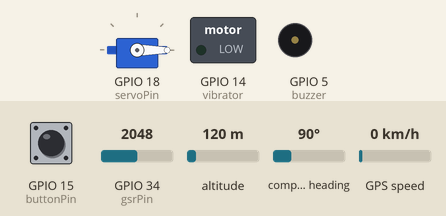
Simulated run of this sketch. Board: ESP32. Shown: servo, switched loads named in the sketch (green lamp = pin HIGH), buzzer (waves = sounding, pin HIGH). Inputs (shaded band) come from the test bench; at power-on: GPIO 15 (buttonPin) HIGH, GPIO 34 (gsrPin) = 2048, altitude 120 m, compass heading 90°, GPS speed 0 km/h. WiFi joins after 1.5 s; servers stay silent unless stated; the GPS gets a fix after 3 s at 37.7749, -122.4194 with 8 satellites; nothing arrives over Bluetooth unless stated; what the sketch prints to the serial monitor is not drawn.

Above: at 2.8 s.
2.9 s: GPIO 15 (buttonPin) pulled LOW for 0.15 s
At 4.1 s:
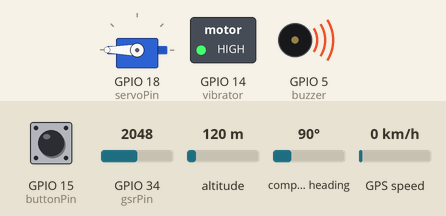
6.6 s: GPIO 15 (buttonPin) pulled LOW for 3.2 s
At 12.6 s:
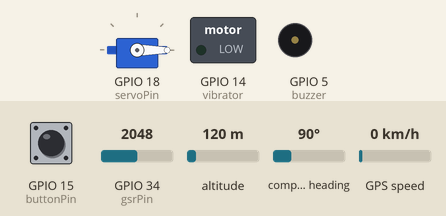
13.1 s: GPIO 15 (buttonPin) pulled LOW for 1 s
At 16.8 s:
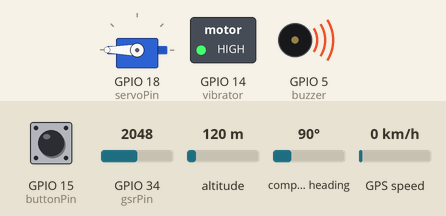
Timing chart, 0 to 18.1 s (numbered marks = the images above; inputs shaded):
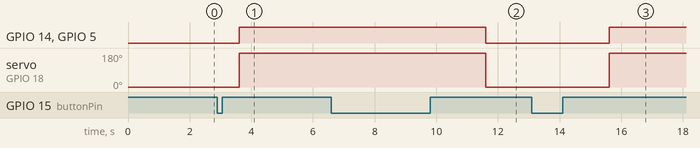

Measured:
- after the input at 2.9 s, GPIO 14 (vibrator), GPIO 5 (buzzer): LOW → HIGH after 0.71 s; servo on GPIO 18 (servoPin): 0° → 180° after 0.71 s
- after the input at 6.6 s, GPIO 14 (vibrator), GPIO 5 (buzzer): HIGH → LOW after 5.0 s; servo on GPIO 18 (servoPin): 180° → 0° after 5.0 s
- after the input at 13.1 s, GPIO 14 (vibrator), GPIO 5 (buzzer): LOW → HIGH after 2.5 s; servo on GPIO 18 (servoPin): 0° → 180° after 2.5 s

The sketch:

finalCode.ino
```cpp
#include<TinyGPSPlus.h>
#include<HardwareSerial.h>
#include "BluetoothSerial.h"
#include <ESP32Servo.h>
#include <WiFi.h>        // ADD THIS
#include <WiFiClientSecure.h> // ADD THIS
#include <WebServer.h>     // <---- ADDED

#if CONFIG_FREERTOS_UNICORE
static const BaseType_t app_cpu=0;
#else
static const BaseType_t app_cpu=1;
#endif

String incomingData = "";
const int gsrPin = 34;
Servo myservo;
static volatile int telegramFlag=0;
static volatile int confirmFlag=1;
String message="Hello, this is a test message from ESP32!";
const int servoPin = 18;
const int buzzer=5;
static volatile uint8_t gsr_flag=0;
static volatile int btnFlag=-1;
static volatile float latitude,longitude;
static volatile uint8_t day,month,year;
static volatile uint8_t hr,minu,sec;
const int heartRate[]={70,90,110,150,90,110,160,70,80,100,180};
const int buttonPin = 15;
const int vibrator = 14;

const char* botToken = "8565751312:AAHQtirqvaUjlrMlnHZKUezJe61nKV5xFJw";  // Your Telegram Bot Token
const char* chatId = "5511807066";  // Replace with your Telegram Chat ID
const char* ssid = "POCO X4 Pro 5G";      // CHANGE
const char* password = "leomalli";  // CHANGE

BluetoothSerial SerialBT;

TinyGPSPlus gps;
HardwareSerial GPS(1);

// ----------------------------------------
//   HTML WEB SERVER FOR DISPLAY
// ----------------------------------------
WebServer server(80);

String htmlStatusPage = "No data yet";

void handleStatus() {
  server.send(200, "text/html", htmlStatusPage);
}

void gsr(void *parameter){
  int sensorValue = 0;
  int gsr_avg = 0;

  // Debounce counters
  int sweatyCounter = 0;
  int noFingerCounter = 0;
  const int needConsecutive = 2; // require 2 consistent readings

  // Thresholds (based on your measurements)
  const int noFingerADCthreshold = 1800;    // ADC >= this => likely no fingers
  const float noFingerRes_kohm = 12.0;      // resistance <= this => treat as no-finger (10 kΩ observed)
  const float wetRes_kohm = 34.0;           // resistance >= this => "wet" (34-66 kΩ reported)
  const float dryResLower_kohm = 24.0;      // low bound for dry range (for reference)
  while(1){
    long sum = 0;
    for (int i = 0; i < 10; i++) {
      sensorValue = analogRead(gsrPin);
      sum += sensorValue;
      vTaskDelay(5/portTICK_PERIOD_MS);
    }
    gsr_avg = sum / 10;

    // ADC -> voltage
    float voltage = gsr_avg * (3.3 / 4095.0);

    // Calculate resistance assuming a 10k pull-down (adjust if your circuit differs)
    float humanRes = (3.3 - voltage) * 10000.0 / voltage; // in ohms
    float humanRes_kohm = humanRes / 1000.0;

    // Print readings
    // Serial.print("Gsr average=: ");
    // Serial.print(gsr_avg);
    Serial.print("Human resistance: ");
    Serial.print(humanRes_kohm, 2);
    Serial.println(" kΩ");

    // // --- Decision logic with simple debounce ---
    // bool isNoFingerByADC = (gsr_avg >= noFingerADCthreshold);
    // bool isNoFingerByRes  = (humanRes_kohm <= noFingerRes_kohm);
    // bool isNoFinger       = (isNoFingerByADC || isNoFingerByRes);

    // if (isNoFinger) {
    //   noFingerCounter++;
    //   sweatyCounter = 0; // reset sweaty counter
    // } else {
    //   noFingerCounter = 0;
    // }

    // // Wet detection: user's "wet" range corresponds to HIGHER resistance
    // bool isWet = (humanRes_kohm >= wetRes_kohm);

    // if (isWet && !isNoFinger) {
    //   sweatyCounter++;
    // } else {
    //   sweatyCounter = 0;
    // }

    // // Act only when we have a couple of consistent readings
    // if (noFingerCounter >= needConsecutive) {
    //   // No fingers inserted — print nothing extra (or optionally show a note)
    //   // Serial.println("No fingers detected"); // optional
    // } else if (sweatyCounter >= needConsecutive) {
    //   Serial.println("Hands are sweaty!");
    //   gsr_flag=1;
    // } else {
    //   // considered dry — print nothing extra
    // }

    // Serial.println();
    vTaskDelay(1000/portTICK_PERIOD_MS);
    }
}

void gpsTask(void *parameter){
  while(1){
    while (GPS.available()) {
      gps.encode(GPS.read());
    }
    if (gps.location.isUpdated()) {
      // Serial.print("Latitude  : ");
      // Serial.println(gps.location.lat(), 6);
      latitude=gps.location.lat();
      // Serial.print("Longitude : ");
      // Serial.println(gps.location.lng(), 6);
      longitude=gps.location.lng();
      // Serial.print("Date (DD/MM/YY): ");
      if (gps.date.isValid()) {
        // Serial.printf("%02d/%02d/%02d\n", gps.date.day(), gps.date.month(), gps.date.year() % 100);
      } else
      // Serial.println("Invalid");
      day=gps.date.day();
      month=gps.date.month();
      year=gps.date.year()%100;
      // Serial.print("Time (IST): ");
      if (gps.time.isValid()) {
        int hour = gps.time.hour() + 5;
        int minute = gps.time.minute() + 30;

        if (minute >= 60) { minute -= 60; hour++; }
        if (hour >= 24) hour -= 24;

        // Serial.printf("%02d:%02d:%02d\n", hour, minute, gps.time.second());
        hr=hour;
        minu=minute;
      } else
      // Serial.println("Invalid");
      sec=gps.time.second();
    }
    vTaskDelay(1000 / portTICK_PERIOD_MS);
  }
}

void button(void *parameter){

  bool lastButtonState = HIGH;     // assuming pull-up
  bool buttonState;
  unsigned long pressedTime = 0;
  unsigned long releasedTime = 0;
  const unsigned long longPressTime = 1500;  // 1.5s long-press duration
  while(1){
    buttonState = digitalRead(buttonPin);

    // Button Pressed (HIGH → LOW)
    if (lastButtonState == HIGH && buttonState == LOW) {
      pressedTime = millis();   // record press moment
    }

    // Button Released (LOW → HIGH)
    else if (lastButtonState == LOW && buttonState == HIGH) {
      releasedTime = millis();
      unsigned long pressDuration = releasedTime - pressedTime;

      if (pressDuration < longPressTime) {
        // SHORT PRESS
        btnFlag = 1;
        // Serial.println("Short Press → flag = 1");
      }
      else {
        // LONG PRESS
        btnFlag = 0;
        // Serial.println("Long Press → flag = 0");
      }
    }
    lastButtonState = buttonState;
    vTaskDelay(100/portTICK_PERIOD_MS);
  }
}

void deterrent(void *parameter) {
  while (1) {
    if (btnFlag == 1) {
      myservo.write(180);
      digitalWrite(buzzer, HIGH);
      digitalWrite(vibrator,HIGH);
      telegramFlag = 1;
    } else if (btnFlag == 0) {
      myservo.write(0);
      digitalWrite(buzzer, LOW);
      digitalWrite(vibrator,LOW);
      telegramFlag = 0;
      confirmFlag = 1;
    }
    vTaskDelay(2000 / portTICK_PERIOD_MS);
  }
}

void heart(void *parameter){
  int listSize=sizeof(heartRate)/sizeof(heartRate[0]);
  while(1){
    for(int i=0;i<listSize;i++){
      Serial.print("Heart rate: ");
      Serial.println(heartRate[i]);
      vTaskDelay(1000/portTICK_PERIOD_MS);
    }
    vTaskDelay(1000/portTICK_PERIOD_MS);
  }
}

void serial(void *paraeters){
  while(1){
    if(Serial.available()>0){
      String input=Serial.readStringUntil('\n');
      btnFlag=input.toInt();
    }
    vTaskDelay(100 / portTICK_PERIOD_MS);
  }
}
void telegram(void *parameter) {
  while (1) {
    if (telegramFlag == 1 && confirmFlag == 1) {

      // ----------------------------------------------
      // Replace Telegram → Display HTML Page
      // ----------------------------------------------

      htmlStatusPage =
        "<html><body>"
        "<h2>ESP32 ALERT STATUS</h2>"
        "<p><b>GPS :</b><br>"
        "Lat : " + String(latitude, 6) + "<br>"
        "Lon : " + String(longitude, 6) + "<br>"
        "Date : " + String(day) + "-" + String(month) + "-20" + String(year) + "<br>"
        "Time : " + String(hr) + ":" + String(minu) + ":" + String(sec) +
        "</p></body></html>";

      // Serial.println("HTML Updated ✔");
      confirmFlag = 0;
    }

    vTaskDelay(1000 / portTICK_PERIOD_MS);
  }
}

void setup() {
  // put your setup code here, to run once:
  Serial.begin(115200);
  // Serial.println("Initializing setup");
  vTaskDelay(100/portTICK_PERIOD_MS);
  GPS.begin(9600, SERIAL_8N1, 16, 17);
  pinMode(buttonPin, INPUT_PULLUP);
  pinMode(vibrator,OUTPUT);
  SerialBT.begin("ESP32");
  myservo.attach(servoPin);
  myservo.write(0);
  pinMode(buzzer, OUTPUT);

  Serial.println("Connecting to WiFi...");
  WiFi.begin(ssid, password);

  while (WiFi.status() != WL_CONNECTED) {
      Serial.print(".");
      Serial.print(" WiFi Status: ");
      Serial.println(WiFi.status());
      vTaskDelay(500 / portTICK_PERIOD_MS);
  }
  Serial.println("\nConnected to WiFi!");
  Serial.print("IP Address: ");
  Serial.println(WiFi.localIP());

  server.on("/status", handleStatus);
  server.begin();
  Serial.println("Web Server Started → Visit: http://<ESP_IP>/status");

  xTaskCreatePinnedToCore(gsr,"Gsr Sensor Reading",1024,NULL,2,NULL,app_cpu);
  xTaskCreatePinnedToCore(gpsTask,"GPS data reading",2048,NULL,1,NULL,app_cpu);
  xTaskCreatePinnedToCore(button,"Button",1024,NULL,3,NULL,app_cpu);
  xTaskCreatePinnedToCore(deterrent,"Activate servo and vibrator",4096,NULL,4,NULL,app_cpu);
  xTaskCreatePinnedToCore(heart,"Heart Rate",768,NULL,2,NULL,app_cpu);
  xTaskCreatePinnedToCore(telegram, "HTML Update", 4096, NULL, 1, NULL, app_cpu);
  // xTaskCreatePinnedToCore(serial,"Response from ml model",1024,NULL,1,NULL,app_cpu);

}

void loop() {
  // put your main code here, to run repeatedly:
  server.handleClient();
  if (SerialBT.available()) {
    incomingData = SerialBT.readStringUntil('\n'); // Read full line
    incomingData.trim();

    // Serial.print("Raw Received: ");
    // Serial.println(incomingData);

    // Split into 3 phone numbers
    int firstComma = incomingData.indexOf(',');
    int secondComma = incomingData.indexOf(',', firstComma + 1);

    if (firstComma > 0 && secondComma > firstComma) {
      String ph1 = incomingData.substring(0, firstComma);
      String ph2 = incomingData.substring(firstComma + 1, secondComma);
      String ph3 = incomingData.substring(secondComma + 1);

      Serial.println("===== Phone Numbers Received =====");
      Serial.println("Phone 1: " + ph1);
      Serial.println("Phone 2: " + ph2);
      Serial.println("Phone 3: " + ph3);
      Serial.println("=================================");
    }
    else {
      Serial.println("Invalid data format!");
    }
  }
}
```
